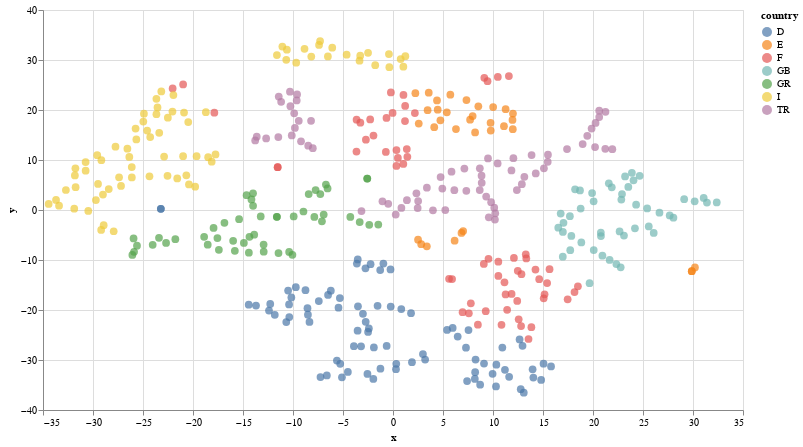

The notebook cell this image was saved under:
### Markdown cell above
# Plot

### Code cell
alt.Chart(tsne_df).mark_circle(size=60).encode(
    x='x',
    y='y',
    color='country',
    tooltip=['place', 'country']
).properties(width=700, height=400)

### Figure 1 — Vega-Lite specification as saved in the notebook (floating-point values rounded to 4 significant figures; data arrays with more than 128 entries replaced by an {"elided": "..."} marker saying what was removed)
{"config": {"view": {"continuousWidth": 300, "continuousHeight": 300}}, "data": {"name": "data-bdcb6ee0d6aa271c36c30ad62b697d33"}, "mark": {"type": "circle", "size": 60}, "encoding": {"color": {"field": "country", "type": "nominal"}, "tooltip": [{"field": "place", "type": "nominal"}, {"field": "country", "type": "nominal"}], "x": {"field": "x", "type": "quantitative"}, "y": {"field": "y", "type": "quantitative"}}, "height": 400, "width": 700, "$schema": "https://vega.github.io/schema/vega-lite/v5.8.0.json", "datasets": {"data-bdcb6ee0d6aa271c36c30ad62b697d33": {"elided": "421 records"}}}
